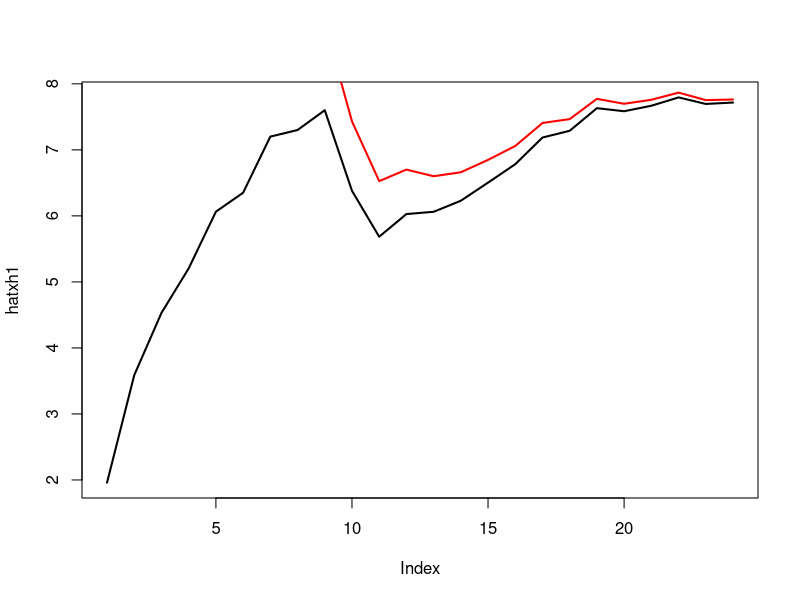
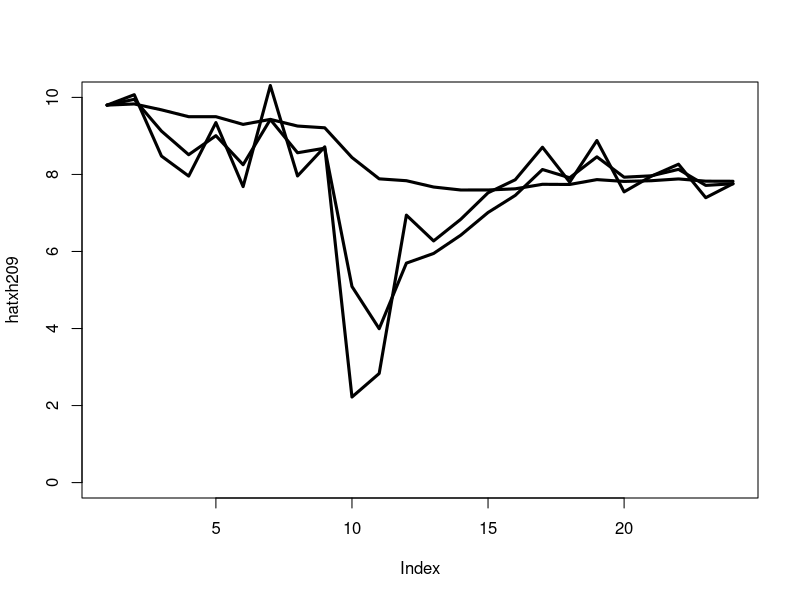

The R script that drew these images, in order:
## ---- chunk 1
knitr::opts_chunk$set(echo = TRUE)
## ---- chunk 2
rm(list=ls())
## ---- chunk 3
data = c(9.8,10.1,8.3,7.9,9.5,7.5,10.6,7.7,8.8,1.5,2.9,7.4,6.2,6.9,7.6,7.9,8.8,7.7,9.0,7.4,8.0,8.3,7.3,7.8)
dataTS = ts(data, frequency = 12, start = c(1968,7))
## ---- chunk 4
hatxnh = 0
alpha = 0.8
n = length(dataTS)
for(i in 1:n){
  hatxnh = hatxnh + (1-alpha)*alpha^{n-i}*dataTS[i]
}

## ---- chunk 5
hatxh1 = c()
hatxh2 = c()
hatxh1[1] = (1-alpha)*dataTS[1]
hatxh2[1] = dataTS[1]

for(i in 2:n){
  hatxh1[i] = (1-alpha)*dataTS[i] + alpha*hatxh1[i-1]
}
hatxnh1 = hatxh1[24]

for(i in 2:n){
  hatxh2[i] = (1-alpha)*dataTS[i] + alpha*hatxh2[i-1]
}
hatxnh2 = hatxh2[24]

plot(hatxh1,type="l", lwd = 2)
lines(hatxh2, col = "red", lwd=2)


## ---- chunk 6
alpha = 0.9
hatxh109 = c()
hatxh209 = c()
hatxh109[1] = (1-alpha)*dataTS[1]
hatxh209[1] = dataTS[1]

for(i in 2:n){
  hatxh109[i] = (1-alpha)*dataTS[i] + alpha*hatxh109[i-1]
}
hatxnh109 = hatxh109[24]

for(i in 2:n){
  hatxh209[i] = (1-alpha)*dataTS[i] + alpha*hatxh209[i-1]
}
hatxnh209 = hatxh209[24]
#########################################################
alpha = 0.5
hatxh105 = c()
hatxh205 = c()
hatxh105[1] = (1-alpha)*dataTS[1]
hatxh205[1] = dataTS[1]

for(i in 2:n){
  hatxh105[i] = (1-alpha)*dataTS[i] + alpha*hatxh105[i-1]
}
hatxnh105 = hatxh105[24]

for(i in 2:n){
  hatxh205[i] = (1-alpha)*dataTS[i] + alpha*hatxh205[i-1]
}
hatxnh205 = hatxh205[24]
#########################################################
alpha = 0.1
hatxh101 = c()
hatxh201 = c()
hatxh101[1] = (1-alpha)*dataTS[1]
hatxh201[1] = dataTS[1]

for(i in 2:n){
  hatxh101[i] = (1-alpha)*dataTS[i] + alpha*hatxh101[i-1]
}
hatxnh101 = hatxh101[24]

for(i in 2:n){
  hatxh201[i] = (1-alpha)*dataTS[i] + alpha*hatxh201[i-1]
}
hatxnh201 = hatxh201[24]

plot(hatxh209, type = "l", lwd=3, ylim=c(0,10))
lines(hatxh205, lwd=3)
lines(hatxh201,  lwd=3)


